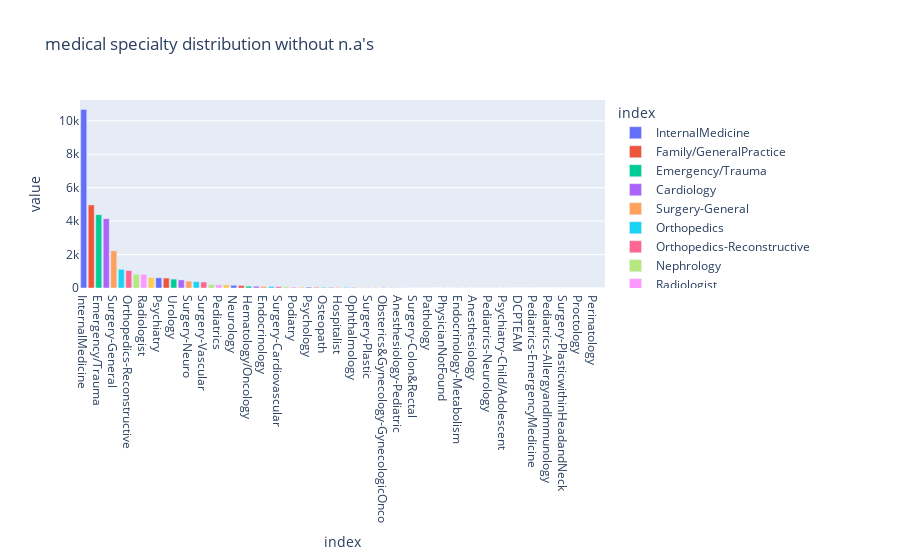

This figure's notebook cell:
### Markdown cell above
Analysis of the `medical_speciality`

### Code cell
bar = data_raw["medical_specialty"].value_counts()
bar.plot.bar(title="medical specialty distribution without n.a's", color=bar.index)

### Figure 1 — Plotly figure (JSON) as saved in the notebook; plotly's stock layout.template omitted (floating-point values rounded to 4 significant figures)
{"data": [{"alignmentgroup": "True", "hovertemplate": "index=%{x}<br>value=%{y}<extra></extra>", "legendgroup": "InternalMedicine", "marker": {"color": "#636efa", "pattern": {"shape": ""}}, "name": "InternalMedicine", "offsetgroup": "InternalMedicine", "orientation": "v", "showlegend": true, "textposition": "auto", "type": "bar", "x": ["InternalMedicine"], "xaxis": "x", "y": [10684], "yaxis": "y"}, {"alignmentgroup": "True", "hovertemplate": "index=%{x}<br>value=%{y}<extra></extra>", "legendgroup": "Family/GeneralPractice", "marker": {"color": "#EF553B", "pattern": {"shape": ""}}, "name": "Family/GeneralPractice", "offsetgroup": "Family/GeneralPractice", "orientation": "v", "showlegend": true, "textposition": "auto", "type": "bar", "x": ["Family/GeneralPractice"], "xaxis": "x", "y": [4968], "yaxis": "y"}, {"alignmentgroup": "True", "hovertemplate": "index=%{x}<br>value=%{y}<extra></extra>", "legendgroup": "Emergency/Trauma", "marker": {"color": "#00cc96", "pattern": {"shape": ""}}, "name": "Emergency/Trauma", "offsetgroup": "Emergency/Trauma", "orientation": "v", "showlegend": true, "textposition": "auto", "type": "bar", "x": ["Emergency/Trauma"], "xaxis": "x", "y": [4386], "yaxis": "y"}, {"alignmentgroup": "True", "hovertemplate": "index=%{x}<br>value=%{y}<extra></extra>", "legendgroup": "Cardiology", "marker": {"color": "#ab63fa", "pattern": {"shape": ""}}, "name": "Cardiology", "offsetgroup": "Cardiology", "orientation": "v", "showlegend": true, "textposition": "auto", "type": "bar", "x": ["Cardiology"], "xaxis": "x", "y": [4149], "yaxis": "y"}, {"alignmentgroup": "True", "hovertemplate": "index=%{x}<br>value=%{y}<extra></extra>", "legendgroup": "Surgery-General", "marker": {"color": "#FFA15A", "pattern": {"shape": ""}}, "name": "Surgery-General", "offsetgroup": "Surgery-General", "orientation": "v", "showlegend": true, "textposition": "auto", "type": "bar", "x": ["Surgery-General"], "xaxis": "x", "y": [2224], "yaxis": "y"}, {"alignmentgroup": "True", "hovertemplate": "index=%{x}<br>value=%{y}<extra></extra>", "legendgroup": "Orthopedics", "marker": {"color": "#19d3f3", "pattern": {"shape": ""}}, "name": "Orthopedics", "offsetgroup": "Orthopedics", "orientation": "v", "showlegend": true, "textposition": "auto", "type": "bar", "x": ["Orthopedics"], "xaxis": "x", "y": [1116], "yaxis": "y"}, {"alignmentgroup": "True", "hovertemplate": "index=%{x}<br>value=%{y}<extra></extra>", "legendgroup": "Orthopedics-Reconstructive", "marker": {"color": "#FF6692", "pattern": {"shape": ""}}, "name": "Orthopedics-Reconstructive", "offsetgroup": "Orthopedics-Reconstructive", "orientation": "v", "showlegend": true, "textposition": "auto", "type": "bar", "x": ["Orthopedics-Reconstructive"], "xaxis": "x", "y": [1047], "yaxis": "y"}, {"alignmentgroup": "True", "hovertemplate": "index=%{x}<br>value=%{y}<extra></extra>", "legendgroup": "Nephrology", "marker": {"color": "#B6E880", "pattern": {"shape": ""}}, "name": "Nephrology", "offsetgroup": "Nephrology", "orientation": "v", "showlegend": true, "textposition": "auto", "type": "bar", "x": ["Nephrology"], "xaxis": "x", "y": [817], "yaxis": "y"}, {"alignmentgroup": "True", "hovertemplate": "index=%{x}<br>value=%{y}<extra></extra>", "legendgroup": "Radiologist", "marker": {"color": "#FF97FF", "pattern": {"shape": ""}}, "name": "Radiologist", "offsetgroup": "Radiologist", "orientation": "v", "showlegend": true, "textposition": "auto", "type": "bar", "x": ["Radiologist"], "xaxis": "x", "y": [815], "yaxis": "y"}, {"alignmentgroup": "True", "hovertemplate": "index=%{x}<br>value=%{y}<extra></extra>", "legendgroup": "Pulmonology", "marker": {"color": "#FECB52", "pattern": {"shape": ""}}, "name": "Pulmonology", "offsetgroup": "Pulmonology", "orientation": "v", "showlegend": true, "textposition": "auto", "type": "bar", "x": ["Pulmonology"], "xaxis": "x", "y": [632], "yaxis": "y"}, {"alignmentgroup": "True", "hovertemplate": "index=%{x}<br>value=%{y}<extra></extra>", "legendgroup": "Psychiatry", "marker": {"color": "#636efa", "pattern": {"shape": ""}}, "name": "Psychiatry", "offsetgroup": "Psychiatry", "orientation": "v", "showlegend": true, "textposition": "auto", "type": "bar", "x": ["Psychiatry"], "xaxis": "x", "y": [610], "yaxis": "y"}, {"alignmentgroup": "True", "hovertemplate": "index=%{x}<br>value=%{y}<extra></extra>", "legendgroup": "ObstetricsandGynecology", "marker": {"color": "#EF553B", "pattern": {"shape": ""}}, "name": "ObstetricsandGynecology", "offsetgroup": "ObstetricsandGynecology", "orientation": "v", "showlegend": true, "textposition": "auto", "type": "bar", "x": ["ObstetricsandGynecology"], "xaxis": "x", "y": [594], "yaxis": "y"}, {"alignmentgroup": "True", "hovertemplate": "index=%{x}<br>value=%{y}<extra></extra>", "legendgroup": "Urology", "marker": {"color": "#00cc96", "pattern": {"shape": ""}}, "name": "Urology", "offsetgroup": "Urology", "orientation": "v", "showlegend": true, "textposition": "auto", "type": "bar", "x": ["Urology"], "xaxis": "x", "y": [533], "yaxis": "y"}, {"alignmentgroup": "True", "hovertemplate": "index=%{x}<br>value=%{y}<extra></extra>", "legendgroup": "Surgery-Cardiovascular/Thoracic", "marker": {"color": "#ab63fa", "pattern": {"shape": ""}}, "name": "Surgery-Cardiovascular/Thoracic", "offsetgroup": "Surgery-Cardiovascular/Thoracic", "orientation": "v", "showlegend": true, "textposition": "auto", "type": "bar", "x": ["Surgery-Cardiovascular/Thoracic"], "xaxis": "x", "y": [484], "yaxis": "y"}, {"alignmentgroup": "True", "hovertemplate": "index=%{x}<br>value=%{y}<extra></extra>", "legendgroup": "Surgery-Neuro", "marker": {"color": "#FFA15A", "pattern": {"shape": ""}}, "name": "Surgery-Neuro", "offsetgroup": "Surgery-Neuro", "orientation": "v", "showlegend": true, "textposition": "auto", "type": "bar", "x": ["Surgery-Neuro"], "xaxis": "x", "y": [408], "yaxis": "y"}, {"alignmentgroup": "True", "hovertemplate": "index=%{x}<br>value=%{y}<extra></extra>", "legendgroup": "Gastroenterology", "marker": {"color": "#19d3f3", "pattern": {"shape": ""}}, "name": "Gastroenterology", "offsetgroup": "Gastroenterology", "orientation": "v", "showlegend": true, "textposition": "auto", "type": "bar", "x": ["Gastroenterology"], "xaxis": "x", "y": [380], "yaxis": "y"}, {"alignmentgroup": "True", "hovertemplate": "index=%{x}<br>value=%{y}<extra></extra>", "legendgroup": "Surgery-Vascular", "marker": {"color": "#FF6692", "pattern": {"shape": ""}}, "name": "Surgery-Vascular", "offsetgroup": "Surgery-Vascular", "orientation": "v", "showlegend": true, "textposition": "auto", "type": "bar", "x": ["Surgery-Vascular"], "xaxis": "x", "y": [361], "yaxis": "y"}, {"alignmentgroup": "True", "hovertemplate": "index=%{x}<br>value=%{y}<extra></extra>", "legendgroup": "Oncology", "marker": {"color": "#B6E880", "pattern": {"shape": ""}}, "name": "Oncology", "offsetgroup": "Oncology", "orientation": "v", "showlegend": true, "textposition": "auto", "type": "bar", "x": ["Oncology"], "xaxis": "x", "y": [204], "yaxis": "y"}, {"alignmentgroup": "True", "hovertemplate": "index=%{x}<br>value=%{y}<extra></extra>", "legendgroup": "Pediatrics", "marker": {"color": "#FF97FF", "pattern": {"shape": ""}}, "name": "Pediatrics", "offsetgroup": "Pediatrics", "orientation": "v", "showlegend": true, "textposition": "auto", "type": "bar", "x": ["Pediatrics"], "xaxis": "x", "y": [193], "yaxis": "y"}, {"alignmentgroup": "True", "hovertemplate": "index=%{x}<br>value=%{y}<extra></extra>", "legendgroup": "PhysicalMedicineandRehabilitation", "marker": {"color": "#FECB52", "pattern": {"shape": ""}}, "name": "PhysicalMedicineandRehabilitation", "offsetgroup": "PhysicalMedicineandRehabilitation", "orientation": "v", "showlegend": true, "textposition": "auto", "type": "bar", "x": ["PhysicalMedicineandRehabilitation"], "xaxis": "x", "y": [193], "yaxis": "y"}, {"alignmentgroup": "True", "hovertemplate": "index=%{x}<br>value=%{y}<extra></extra>", "legendgroup": "Neurology", "marker": {"color": "#636efa", "pattern": {"shape": ""}}, "name": "Neurology", "offsetgroup": "Neurology", "orientation": "v", "showlegend": true, "textposition": "auto", "type": "bar", "x": ["Neurology"], "xaxis": "x", "y": [164], "yaxis": "y"}, {"alignmentgroup": "True", "hovertemplate": "index=%{x}<br>value=%{y}<extra></extra>", "legendgroup": "Pediatrics-Endocrinology", "marker": {"color": "#EF553B", "pattern": {"shape": ""}}, "name": "Pediatrics-Endocrinology", "offsetgroup": "Pediatrics-Endocrinology", "orientation": "v", "showlegend": true, "textposition": "auto", "type": "bar", "x": ["Pediatrics-Endocrinology"], "xaxis": "x", "y": [145], "yaxis": "y"}, {"alignmentgroup": "True", "hovertemplate": "index=%{x}<br>value=%{y}<extra></extra>", "legendgroup": "Hematology/Oncology", "marker": {"color": "#00cc96", "pattern": {"shape": ""}}, "name": "Hematology/Oncology", "offsetgroup": "Hematology/Oncology", "orientation": "v", "showlegend": true, "textposition": "auto", "type": "bar", "x": ["Hematology/Oncology"], "xaxis": "x", "y": [110], "yaxis": "y"}, {"alignmentgroup": "True", "hovertemplate": "index=%{x}<br>value=%{y}<extra></extra>", "legendgroup": "Otolaryngology", "marker": {"color": "#ab63fa", "pattern": {"shape": ""}}, "name": "Otolaryngology", "offsetgroup": "Otolaryngology", "orientation": "v", "showlegend": true, "textposition": "auto", "type": "bar", "x": ["Otolaryngology"], "xaxis": "x", "y": [105], "yaxis": "y"}, {"alignmentgroup": "True", "hovertemplate": "index=%{x}<br>value=%{y}<extra></extra>", "legendgroup": "Endocrinology", "marker": {"color": "#FFA15A", "pattern": {"shape": ""}}, "name": "Endocrinology", "offsetgroup": "Endocrinology", "orientation": "v", "showlegend": true, "textposition": "auto", "type": "bar", "x": ["Endocrinology"], "xaxis": "x", "y": [95], "yaxis": "y"}, {"alignmentgroup": "True", "hovertemplate": "index=%{x}<br>value=%{y}<extra></extra>", "legendgroup": "Surgery-Thoracic", "marker": {"color": "#19d3f3", "pattern": {"shape": ""}}, "name": "Surgery-Thoracic", "offsetgroup": "Surgery-Thoracic", "orientation": "v", "showlegend": true, "textposition": "auto", "type": "bar", "x": ["Surgery-Thoracic"], "xaxis": "x", "y": [93], "yaxis": "y"}, {"alignmentgroup": "True", "hovertemplate": "index=%{x}<br>value=%{y}<extra></extra>", "legendgroup": "Surgery-Cardiovascular", "marker": {"color": "#FF6692", "pattern": {"shape": ""}}, "name": "Surgery-Cardiovascular", "offsetgroup": "Surgery-Cardiovascular", "orientation": "v", "showlegend": true, "textposition": "auto", "type": "bar", "x": ["Surgery-Cardiovascular"], "xaxis": "x", "y": [88], "yaxis": "y"}, {"alignmentgroup": "True", "hovertemplate": "index=%{x}<br>value=%{y}<extra></extra>", "legendgroup": "Pediatrics-CriticalCare", "marker": {"color": "#B6E880", "pattern": {"shape": ""}}, "name": "Pediatrics-CriticalCare", "offsetgroup": "Pediatrics-CriticalCare", "orientation": "v", "showlegend": true, "textposition": "auto", "type": "bar", "x": ["Pediatrics-CriticalCare"], "xaxis": "x", "y": [73], "yaxis": "y"}, {"alignmentgroup": "True", "hovertemplate": "index=%{x}<br>value=%{y}<extra></extra>", "legendgroup": "Podiatry", "marker": {"color": "#FF97FF", "pattern": {"shape": ""}}, "name": "Podiatry", "offsetgroup": "Podiatry", "orientation": "v", "showlegend": true, "textposition": "auto", "type": "bar", "x": ["Podiatry"], "xaxis": "x", "y": [61], "yaxis": "y"}, {"alignmentgroup": "True", "hovertemplate": "index=%{x}<br>value=%{y}<extra></extra>", "legendgroup": "Gynecology", "marker": {"color": "#FECB52", "pattern": {"shape": ""}}, "name": "Gynecology", "offsetgroup": "Gynecology", "orientation": "v", "showlegend": true, "textposition": "auto", "type": "bar", "x": ["Gynecology"], "xaxis": "x", "y": [54], "yaxis": "y"}, {"alignmentgroup": "True", "hovertemplate": "index=%{x}<br>value=%{y}<extra></extra>", "legendgroup": "Psychology", "marker": {"color": "#636efa", "pattern": {"shape": ""}}, "name": "Psychology", "offsetgroup": "Psychology", "orientation": "v", "showlegend": true, "textposition": "auto", "type": "bar", "x": ["Psychology"], "xaxis": "x", "y": [52], "yaxis": "y"}, {"alignmentgroup": "True", "hovertemplate": "index=%{x}<br>value=%{y}<extra></extra>", "legendgroup": "Surgeon", "marker": {"color": "#EF553B", "pattern": {"shape": ""}}, "name": "Surgeon", "offsetgroup": "Surgeon", "orientation": "v", "showlegend": true, "textposition": "auto", "type": "bar", "x": ["Surgeon"], "xaxis": "x", "y": [41], "yaxis": "y"}, {"alignmentgroup": "True", "hovertemplate": "index=%{x}<br>value=%{y}<extra></extra>", "legendgroup": "Osteopath", "marker": {"color": "#00cc96", "pattern": {"shape": ""}}, "name": "Osteopath", "offsetgroup": "Osteopath", "orientation": "v", "showlegend": true, "textposition": "auto", "type": "bar", "x": ["Osteopath"], "xaxis": "x", "y": [37], "yaxis": "y"}, {"alignmentgroup": "True", "hovertemplate": "index=%{x}<br>value=%{y}<extra></extra>", "legendgroup": "Hematology", "marker": {"color": "#ab63fa", "pattern": {"shape": ""}}, "name": "Hematology", "offsetgroup": "Hematology", "orientation": "v", "showlegend": true, "textposition": "auto", "type": "bar", "x": ["Hematology"], "xaxis": "x", "y": [37], "yaxis": "y"}, {"alignmentgroup": "True", "hovertemplate": "index=%{x}<br>value=%{y}<extra></extra>", "legendgroup": "Hospitalist", "marker": {"color": "#FFA15A", "pattern": {"shape": ""}}, "name": "Hospitalist", "offsetgroup": "Hospitalist", "orientation": "v", "showlegend": true, "textposition": "auto", "type": "bar", "x": ["Hospitalist"], "xaxis": "x", "y": [36], "yaxis": "y"}, {"alignmentgroup": "True", "hovertemplate": "index=%{x}<br>value=%{y}<extra></extra>", "legendgroup": "Radiology", "marker": {"color": "#19d3f3", "pattern": {"shape": ""}}, "name": "Radiology", "offsetgroup": "Radiology", "orientation": "v", "showlegend": true, "textposition": "auto", "type": "bar", "x": ["Radiology"], "xaxis": "x", "y": [36], "yaxis": "y"}, {"alignmentgroup": "True", "hovertemplate": "index=%{x}<br>value=%{y}<extra></extra>", "legendgroup": "Ophthalmology", "marker": {"color": "#FF6692", "pattern": {"shape": ""}}, "name": "Ophthalmology", "offsetgroup": "Ophthalmology", "orientation": "v", "showlegend": true, "textposition": "auto", "type": "bar", "x": ["Ophthalmology"], "xaxis": "x", "y": [35], "yaxis": "y"}, {"alignmentgroup": "True", "hovertemplate": "index=%{x}<br>value=%{y}<extra></extra>", "legendgroup": "InfectiousDiseases", "marker": {"color": "#B6E880", "pattern": {"shape": ""}}, "name": "InfectiousDiseases", "offsetgroup": "InfectiousDiseases", "orientation": "v", "showlegend": true, "textposition": "auto", "type": "bar", "x": ["InfectiousDiseases"], "xaxis": "x", "y": [31], "yaxis": "y"}, {"alignmentgroup": "True", "hovertemplate": "index=%{x}<br>value=%{y}<extra></extra>", "legendgroup": "Surgery-Plastic", "marker": {"color": "#FF97FF", "pattern": {"shape": ""}}, "name": "Surgery-Plastic", "offsetgroup": "Surgery-Plastic", "orientation": "v", "showlegend": true, "textposition": "auto", "type": "bar", "x": ["Surgery-Plastic"], "xaxis": "x", "y": [30], "yaxis": "y"}, {"alignmentgroup": "True", "hovertemplate": "index=%{x}<br>value=%{y}<extra></extra>", "legendgroup": "SurgicalSpecialty", "marker": {"color": "#FECB52", "pattern": {"shape": ""}}, "name": "SurgicalSpecialty", "offsetgroup": "SurgicalSpecialty", "orientation": "v", "showlegend": true, "textposition": "auto", "type": "bar", "x": ["SurgicalSpecialty"], "xaxis": "x", "y": [26], "yaxis": "y"}, {"alignmentgroup": "True", "hovertemplate": "index=%{x}<br>value=%{y}<extra></extra>", "legendgroup": "Obsterics&Gynecology-GynecologicOnco", "marker": {"color": "#636efa", "pattern": {"shape": ""}}, "name": "Obsterics&Gynecology-GynecologicOnco", "offsetgroup": "Obsterics&Gynecology-GynecologicOnco", "orientation": "v", "showlegend": true, "textposition": "auto", "type": "bar", "x": ["Obsterics&Gynecology-GynecologicOnco"], "xaxis": "x", "y": [20], "yaxis": "y"}, {"alignmentgroup": "True", "hovertemplate": "index=%{x}<br>value=%{y}<extra></extra>", "legendgroup": "Obstetrics", "marker": {"color": "#EF553B", "pattern": {"shape": ""}}, "name": "Obstetrics", "offsetgroup": "Obstetrics", "orientation": "v", "showlegend": true, "textposition": "auto", "type": "bar", "x": ["Obstetrics"], "xaxis": "x", "y": [16], "yaxis": "y"}, {"alignmentgroup": "True", "hovertemplate": "index=%{x}<br>value=%{y}<extra></extra>", "legendgroup": "Anesthesiology-Pediatric", "marker": {"color": "#00cc96", "pattern": {"shape": ""}}, "name": "Anesthesiology-Pediatric", "offsetgroup": "Anesthesiology-Pediatric", "orientation": "v", "showlegend": true, "textposition": "auto", "type": "bar", "x": ["Anesthesiology-Pediatric"], "xaxis": "x", "y": [13], "yaxis": "y"}, {"alignmentgroup": "True", "hovertemplate": "index=%{x}<br>value=%{y}<extra></extra>", "legendgroup": "Rheumatology", "marker": {"color": "#ab63fa", "pattern": {"shape": ""}}, "name": "Rheumatology", "offsetgroup": "Rheumatology", "orientation": "v", "showlegend": true, "textposition": "auto", "type": "bar", "x": ["Rheumatology"], "xaxis": "x", "y": [11], "yaxis": "y"}, {"alignmentgroup": "True", "hovertemplate": "index=%{x}<br>value=%{y}<extra></extra>", "legendgroup": "Surgery-Colon&Rectal", "marker": {"color": "#FFA15A", "pattern": {"shape": ""}}, "name": "Surgery-Colon&Rectal", "offsetgroup": "Surgery-Colon&Rectal", "orientation": "v", "showlegend": true, "textposition": "auto", "type": "bar", "x": ["Surgery-Colon&Rectal"], "xaxis": "x", "y": [9], "yaxis": "y"}, {"alignmentgroup": "True", "hovertemplate": "index=%{x}<br>value=%{y}<extra></extra>", "legendgroup": "OutreachServices", "marker": {"color": "#19d3f3", "pattern": {"shape": ""}}, "name": "OutreachServices", "offsetgroup": "OutreachServices", "orientation": "v", "showlegend": true, "textposition": "auto", "type": "bar", "x": ["OutreachServices"], "xaxis": "x", "y": [8], "yaxis": "y"}, {"alignmentgroup": "True", "hovertemplate": "index=%{x}<br>value=%{y}<extra></extra>", "legendgroup": "Pathology", "marker": {"color": "#FF6692", "pattern": {"shape": ""}}, "name": "Pathology", "offsetgroup": "Pathology", "orientation": "v", "showlegend": true, "textposition": "auto", "type": "bar", "x": ["Pathology"], "xaxis": "x", "y": [7], "yaxis": "y"}, {"alignmentgroup": "True", "hovertemplate": "index=%{x}<br>value=%{y}<extra></extra>", "legendgroup": "Surgery-Maxillofacial", "marker": {"color": "#B6E880", "pattern": {"shape": ""}}, "name": "Surgery-Maxillofacial", "offsetgroup": "Surgery-Maxillofacial", "orientation": "v", "showlegend": true, "textposition": "auto", "type": "bar", "x": ["Surgery-Maxillofacial"], "xaxis": "x", "y": [7], "yaxis": "y"}, {"alignmentgroup": "True", "hovertemplate": "index=%{x}<br>value=%{y}<extra></extra>", "legendgroup": "PhysicianNotFound", "marker": {"color": "#FF97FF", "pattern": {"shape": ""}}, "name": "PhysicianNotFound", "offsetgroup": "PhysicianNotFound", "orientation": "v", "showlegend": true, "textposition": "auto", "type": "bar", "x": ["PhysicianNotFound"], "xaxis": "x", "y": [7], "yaxis": "y"}, {"alignmentgroup": "True", "hovertemplate": "index=%{x}<br>value=%{y}<extra></extra>", "legendgroup": "AllergyandImmunology", "marker": {"color": "#FECB52", "pattern": {"shape": ""}}, "name": "AllergyandImmunology", "offsetgroup": "AllergyandImmunology", "orientation": "v", "showlegend": true, "textposition": "auto", "type": "bar", "x": ["AllergyandImmunology"], "xaxis": "x", "y": [7], "yaxis": "y"}, {"alignmentgroup": "True", "hovertemplate": "index=%{x}<br>value=%{y}<extra></extra>", "legendgroup": "Endocrinology-Metabolism", "marker": {"color": "#636efa", "pattern": {"shape": ""}}, "name": "Endocrinology-Metabolism", "offsetgroup": "Endocrinology-Metabolism", "orientation": "v", "showlegend": true, "textposition": "auto", "type": "bar", "x": ["Endocrinology-Metabolism"], "xaxis": "x", "y": [7], "yaxis": "y"}, {"alignmentgroup": "True", "hovertemplate": "index=%{x}<br>value=%{y}<extra></extra>", "legendgroup": "Cardiology-Pediatric", "marker": {"color": "#EF553B", "pattern": {"shape": ""}}, "name": "Cardiology-Pediatric", "offsetgroup": "Cardiology-Pediatric", "orientation": "v", "showlegend": true, "textposition": "auto", "type": "bar", "x": ["Cardiology-Pediatric"], "xaxis": "x", "y": [7], "yaxis": "y"}, {"alignmentgroup": "True", "hovertemplate": "index=%{x}<br>value=%{y}<extra></extra>", "legendgroup": "Anesthesiology", "marker": {"color": "#00cc96", "pattern": {"shape": ""}}, "name": "Anesthesiology", "offsetgroup": "Anesthesiology", "orientation": "v", "showlegend": true, "textposition": "auto", "type": "bar", "x": ["Anesthesiology"], "xaxis": "x", "y": [7], "yaxis": "y"}, {"alignmentgroup": "True", "hovertemplate": "index=%{x}<br>value=%{y}<extra></extra>", "legendgroup": "Pediatrics-Pulmonology", "marker": {"color": "#ab63fa", "pattern": {"shape": ""}}, "name": "Pediatrics-Pulmonology", "offsetgroup": "Pediatrics-Pulmonology", "orientation": "v", "showlegend": true, "textposition": "auto", "type": "bar", "x": ["Pediatrics-Pulmonology"], "xaxis": "x", "y": [6], "yaxis": "y"}, {"alignmentgroup": "True", "hovertemplate": "index=%{x}<br>value=%{y}<extra></extra>", "legendgroup": "Pediatrics-Neurology", "marker": {"color": "#FFA15A", "pattern": {"shape": ""}}, "name": "Pediatrics-Neurology", "offsetgroup": "Pediatrics-Neurology", "orientation": "v", "showlegend": true, "textposition": "auto", "type": "bar", "x": ["Pediatrics-Neurology"], "xaxis": "x", "y": [6], "yaxis": "y"}, {"alignmentgroup": "True", "hovertemplate": "index=%{x}<br>value=%{y}<extra></extra>", "legendgroup": "Surgery-Pediatric", "marker": {"color": "#19d3f3", "pattern": {"shape": ""}}, "name": "Surgery-Pediatric", "offsetgroup": "Surgery-Pediatric", "orientation": "v", "showlegend": true, "textposition": "auto", "type": "bar", "x": ["Surgery-Pediatric"], "xaxis": "x", "y": [6], "yaxis": "y"}, {"alignmentgroup": "True", "hovertemplate": "index=%{x}<br>value=%{y}<extra></extra>", "legendgroup": "Psychiatry-Child/Adolescent", "marker": {"color": "#FF6692", "pattern": {"shape": ""}}, "name": "Psychiatry-Child/Adolescent", "offsetgroup": "Psychiatry-Child/Adolescent", "orientation": "v", "showlegend": true, "textposition": "auto", "type": "bar", "x": ["Psychiatry-Child/Adolescent"], "xaxis": "x", "y": [5], "yaxis": "y"}, {"alignmentgroup": "True", "hovertemplate": "index=%{x}<br>value=%{y}<extra></extra>", "legendgroup": "Dentistry", "marker": {"color": "#B6E880", "pattern": {"shape": ""}}, "name": "Dentistry", "offsetgroup": "Dentistry", "orientation": "v", "showlegend": true, "textposition": "auto", "type": "bar", "x": ["Dentistry"], "xaxis": "x", "y": [4], "yaxis": "y"}, {"alignmentgroup": "True", "hovertemplate": "index=%{x}<br>value=%{y}<extra></extra>", "legendgroup": "DCPTEAM", "marker": {"color": "#FF97FF", "pattern": {"shape": ""}}, "name": "DCPTEAM", "offsetgroup": "DCPTEAM", "orientation": "v", "showlegend": true, "textposition": "auto", "type": "bar", "x": ["DCPTEAM"], "xaxis": "x", "y": [4], "yaxis": "y"}, {"alignmentgroup": "True", "hovertemplate": "index=%{x}<br>value=%{y}<extra></extra>", "legendgroup": "Pediatrics-Hematology-Oncology", "marker": {"color": "#FECB52", "pattern": {"shape": ""}}, "name": "Pediatrics-Hematology-Oncology", "offsetgroup": "Pediatrics-Hematology-Oncology", "orientation": "v", "showlegend": true, "textposition": "auto", "type": "bar", "x": ["Pediatrics-Hematology-Oncology"], "xaxis": "x", "y": [3], "yaxis": "y"}, {"alignmentgroup": "True", "hovertemplate": "index=%{x}<br>value=%{y}<extra></extra>", "legendgroup": "Pediatrics-EmergencyMedicine", "marker": {"color": "#636efa", "pattern": {"shape": ""}}, "name": "Pediatrics-EmergencyMedicine", "offsetgroup": "Pediatrics-EmergencyMedicine", "orientation": "v", "showlegend": true, "textposition": "auto", "type": "bar", "x": ["Pediatrics-EmergencyMedicine"], "xaxis": "x", "y": [3], "yaxis": "y"}, {"alignmentgroup": "True", "hovertemplate": "index=%{x}<br>value=%{y}<extra></extra>", "legendgroup": "Resident", "marker": {"color": "#EF553B", "pattern": {"shape": ""}}, "name": "Resident", "offsetgroup": "Resident", "orientation": "v", "showlegend": true, "textposition": "auto", "type": "bar", "x": ["Resident"], "xaxis": "x", "y": [2], "yaxis": "y"}, {"alignmentgroup": "True", "hovertemplate": "index=%{x}<br>value=%{y}<extra></extra>", "legendgroup": "Pediatrics-AllergyandImmunology", "marker": {"color": "#00cc96", "pattern": {"shape": ""}}, "name": "Pediatrics-AllergyandImmunology", "offsetgroup": "Pediatrics-AllergyandImmunology", "orientation": "v", "showlegend": true, "textposition": "auto", "type": "bar", "x": ["Pediatrics-AllergyandImmunology"], "xaxis": "x", "y": [1], "yaxis": "y"}, {"alignmentgroup": "True", "hovertemplate": "index=%{x}<br>value=%{y}<extra></extra>", "legendgroup": "Dermatology", "marker": {"color": "#ab63fa", "pattern": {"shape": ""}}, "name": "Dermatology", "offsetgroup": "Dermatology", "orientation": "v", "showlegend": true, "textposition": "auto", "type": "bar", "x": ["Dermatology"], "xaxis": "x", "y": [1], "yaxis": "y"}, {"alignmentgroup": "True", "hovertemplate": "index=%{x}<br>value=%{y}<extra></extra>", "legendgroup": "Surgery-PlasticwithinHeadandNeck", "marker": {"color": "#FFA15A", "pattern": {"shape": ""}}, "name": "Surgery-PlasticwithinHeadandNeck", "offsetgroup": "Surgery-PlasticwithinHeadandNeck", "orientation": "v", "showlegend": true, "textposition": "auto", "type": "bar", "x": ["Surgery-PlasticwithinHeadandNeck"], "xaxis": "x", "y": [1], "yaxis": "y"}, {"alignmentgroup": "True", "hovertemplate": "index=%{x}<br>value=%{y}<extra></extra>", "legendgroup": "Neurophysiology", "marker": {"color": "#19d3f3", "pattern": {"shape": ""}}, "name": "Neurophysiology", "offsetgroup": "Neurophysiology", "orientation": "v", "showlegend": true, "textposition": "auto", "type": "bar", "x": ["Neurophysiology"], "xaxis": "x", "y": [1], "yaxis": "y"}, {"alignmentgroup": "True", "hovertemplate": "index=%{x}<br>value=%{y}<extra></extra>", "legendgroup": "Proctology", "marker": {"color": "#FF6692", "pattern": {"shape": ""}}, "name": "Proctology", "offsetgroup": "Proctology", "orientation": "v", "showlegend": true, "textposition": "auto", "type": "bar", "x": ["Proctology"], "xaxis": "x", "y": [1], "yaxis": "y"}, {"alignmentgroup": "True", "hovertemplate": "index=%{x}<br>value=%{y}<extra></extra>", "legendgroup": "Psychiatry-Addictive", "marker": {"color": "#B6E880", "pattern": {"shape": ""}}, "name": "Psychiatry-Addictive", "offsetgroup": "Psychiatry-Addictive", "orientation": "v", "showlegend": true, "textposition": "auto", "type": "bar", "x": ["Psychiatry-Addictive"], "xaxis": "x", "y": [1], "yaxis": "y"}, {"alignmentgroup": "True", "hovertemplate": "index=%{x}<br>value=%{y}<extra></extra>", "legendgroup": "Perinatology", "marker": {"color": "#FF97FF", "pattern": {"shape": ""}}, "name": "Perinatology", "offsetgroup": "Perinatology", "orientation": "v", "showlegend": true, "textposition": "auto", "type": "bar", "x": ["Perinatology"], "xaxis": "x", "y": [1], "yaxis": "y"}, {"alignmentgroup": "True", "hovertemplate": "index=%{x}<br>value=%{y}<extra></extra>", "legendgroup": "Speech", "marker": {"color": "#FECB52", "pattern": {"shape": ""}}, "name": "Speech", "offsetgroup": "Speech", "orientation": "v", "showlegend": true, "textposition": "auto", "type": "bar", "x": ["Speech"], "xaxis": "x", "y": [1], "yaxis": "y"}], "layout": {"barmode": "relative", "legend": {"title": {"text": "index"}, "tracegroupgap": 0}, "title": {"text": "medical specialty distribution without n.a's"}, "xaxis": {"anchor": "y", "categoryarray": ["InternalMedicine", "Family/GeneralPractice", "Emergency/Trauma", "Cardiology", "Surgery-General", "Orthopedics", "Orthopedics-Reconstructive", "Nephrology", "Radiologist", "Pulmonology", "Psychiatry", "ObstetricsandGynecology", "Urology", "Surgery-Cardiovascular/Thoracic", "Surgery-Neuro", "Gastroenterology", "Surgery-Vascular", "Oncology", "Pediatrics", "PhysicalMedicineandRehabilitation", "Neurology", "Pediatrics-Endocrinology", "Hematology/Oncology", "Otolaryngology", "Endocrinology", "Surgery-Thoracic", "Surgery-Cardiovascular", "Pediatrics-CriticalCare", "Podiatry", "Gynecology", "Psychology", "Surgeon", "Osteopath", "Hematology", "Hospitalist", "Radiology", "Ophthalmology", "InfectiousDiseases", "Surgery-Plastic", "SurgicalSpecialty", "Obsterics&Gynecology-GynecologicOnco", "Obstetrics", "Anesthesiology-Pediatric", "Rheumatology", "Surgery-Colon&Rectal", "OutreachServices", "Pathology", "Surgery-Maxillofacial", "PhysicianNotFound", "AllergyandImmunology", "Endocrinology-Metabolism", "Cardiology-Pediatric", "Anesthesiology", "Pediatrics-Pulmonology", "Pediatrics-Neurology", "Surgery-Pediatric", "Psychiatry-Child/Adolescent", "Dentistry", "DCPTEAM", "Pediatrics-Hematology-Oncology", "Pediatrics-EmergencyMedicine", "Resident", "Pediatrics-AllergyandImmunology", "Dermatology", "Surgery-PlasticwithinHeadandNeck", "Neurophysiology", "Proctology", "Psychiatry-Addictive", "Perinatology", "Speech"], "categoryorder": "array", "domain": [0, 1], "title": {"text": "index"}}, "yaxis": {"anchor": "x", "domain": [0, 1], "title": {"text": "value"}}}}
